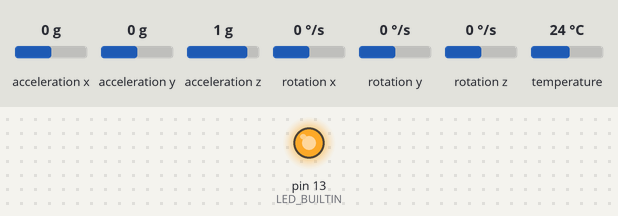
Simulated run of this sketch. Board: Arduino Uno, built with avr-gcc and run on an emulated ATmega328P. Shown: output pins drawn as LEDs (lit = HIGH). The inputs (shaded band) are chosen by the test bench; at power-on: acceleration x 0 g, acceleration y 0 g, acceleration z 1 g, rotation x 0 °/s, rotation y 0 °/s, rotation z 0 °/s, temperature 24 °C. What the sketch prints to the serial monitor is not drawn.

Above: at 0.2 s.
Timing chart, 0 to 1.7 s (numbered marks = the images above):
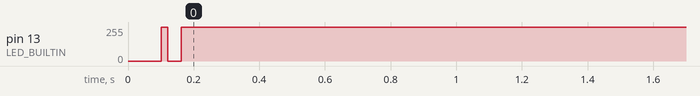

The sketch:

IMUlogger.ino
```cpp
// Continuous IMU → Serial @ 100 Hz with LED indicators
// LED meanings:
//   Fast blink = IMU init failed
//   Solid ON   = IMU OK, streaming
//   Flicker    = every data output

#include <Arduino.h>
#include <Wire.h>
#include "LSM6DS3.h"

const float FS_HZ = 100.0;
const unsigned long PERIOD_US = (unsigned long)(1e6 / FS_HZ);
unsigned long last_us = 0;

LSM6DS3 imuA(I2C_MODE, 0x6A);
LSM6DS3 imuB(I2C_MODE, 0x6B);
LSM6DS3* IMU = &imuA;

void failBlink() {
  pinMode(LED_BUILTIN, OUTPUT);
  while (true) {
    digitalWrite(LED_BUILTIN, HIGH);
    delay(250);
    digitalWrite(LED_BUILTIN, LOW);
    delay(250);
  }
}

void setup() {
  pinMode(LED_BUILTIN, OUTPUT);
  digitalWrite(LED_BUILTIN, LOW);

  Serial.begin(115200);
  Wire.begin();
  delay(100);

  // Try 0x6A first, then 0x6B
  if (IMU->begin() != 0) {
    IMU = &imuB;
    if (IMU->begin() != 0) {
      Serial.println("ERROR: IMU init failed (0x6A and 0x6B)");
      failBlink();  // blink fast forever
    }
  }

  Serial.println("timestamp_ms,ax,ay,az,gx,gy,gz,tempC");
  last_us = micros();

  // Solid LED = ready/streaming
  digitalWrite(LED_BUILTIN, HIGH);
}

void loop() {
  unsigned long now = micros();
  if (now - last_us >= PERIOD_US) {
    last_us += PERIOD_US;

    float ax = IMU->readFloatAccelX();
    float ay = IMU->readFloatAccelY();
    float az = IMU->readFloatAccelZ();
    float gx = IMU->readFloatGyroX();
    float gy = IMU->readFloatGyroY();
    float gz = IMU->readFloatGyroZ();
    float tc = IMU->readTempC();

    // Flicker LED briefly on each sample
    digitalWrite(LED_BUILTIN, LOW);
    delayMicroseconds(100);
    digitalWrite(LED_BUILTIN, HIGH);

    // Print CSV line
    Serial.print(millis()); Serial.print(",");
    Serial.print(ax,6); Serial.print(","); Serial.print(ay,6); Serial.print(","); Serial.print(az,6); Serial.print(",");
    Serial.print(gx,6); Serial.print(","); Serial.print(gy,6); Serial.print(","); Serial.print(gz,6); Serial.print(",");
    Serial.println(tc,2);
  }
}
```

Measured:
- by itself, pin 13 (LED_BUILTIN): 255/255 → 252/255 at 0.12 s
